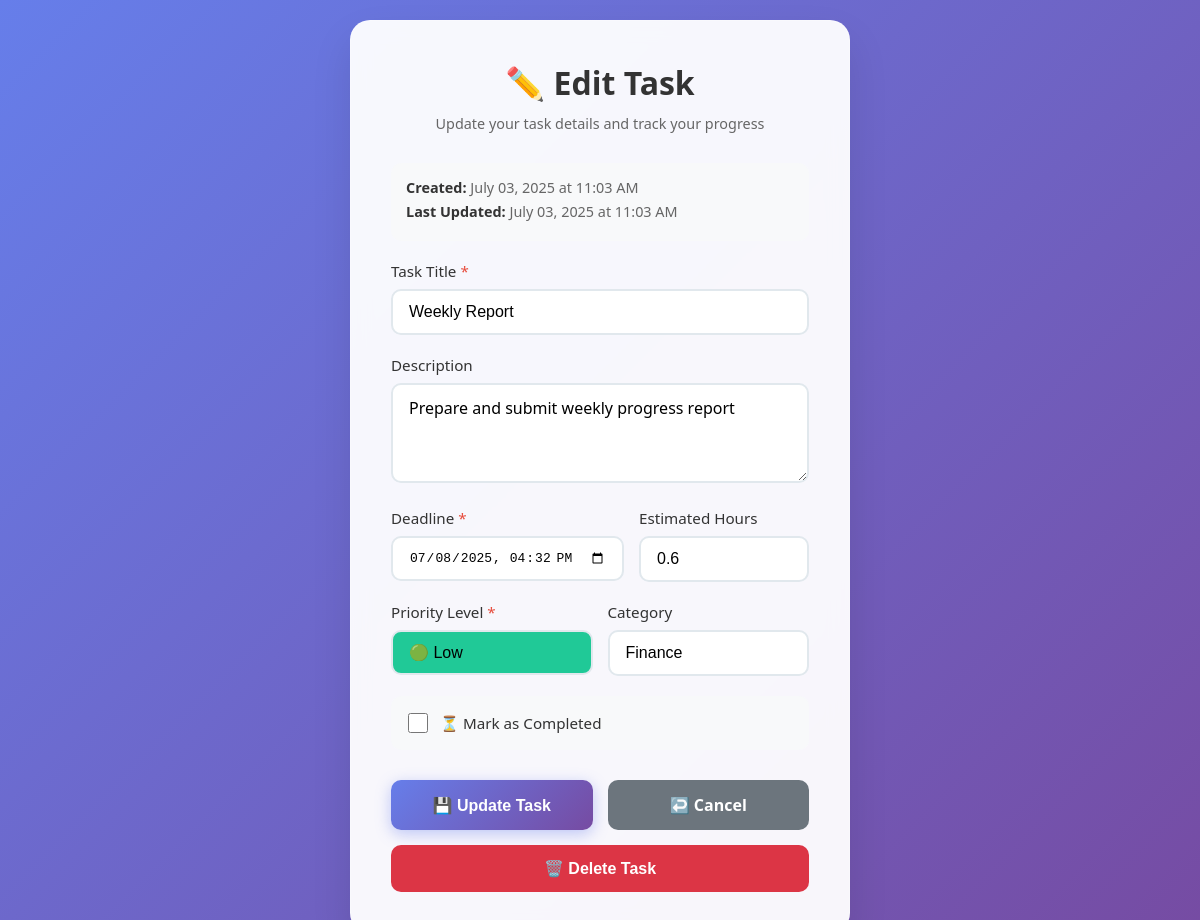
The page /tasks/2/edit (signed in) on the database its author committed.
### app/models.py (models this page shows)
class Task(db.Model):
    id = db.Column(db.Integer, primary_key=True)
    title = db.Column(db.String(200), nullable=False)
    description = db.Column(db.Text)
    deadline = db.Column(db.DateTime, nullable=False)
    priority = db.Column(db.Integer, default=3)  # 1-5
    category = db.Column(db.String(100))
    estimated_hours = db.Column(db.Float)
    completed = db.Column(db.Boolean, default=False)
    completed_at = db.Column(db.DateTime)
    created_at = db.Column(db.DateTime, default=datetime.utcnow)
    updated_at = db.Column(db.DateTime, default=datetime.utcnow, onupdate=datetime.utcnow)
    user_id = db.Column(db.Integer, db.ForeignKey('user.id'), nullable=False)
    smart_score = db.Column(db.Float, default=0)  # For AI scoring, not required but can be useful

### app/routes.py (the view, shortened to what this page needs)
@main.route('/tasks/<int:id>/edit', methods=['GET', 'POST'])
@login_required
def edit_task(id):
    task = Task.query.get_or_404(id)
    if task.user_id != current_user.id:
        flash('You can only edit your own tasks.', 'error')
        return redirect(url_for('main.tasks'))
    return render_template('edit_task.html', task=task)

### app/routes.py (called while the page is built)
@login_manager.user_loader
def load_user(user_id):
    return User.query.get(int(user_id))

### app/templates/edit_task.html (shortened to what this page needs)
<!DOCTYPE html>
<html lang="en">
<head>
</head>
<body>
    <div class="form-container">
        <div class="form-header">
            <h2>✏️ Edit Task</h2>
            <p>Update your task details and track your progress</p>
        </div>
        <div class="task-stats">
            <div><strong>Created:</strong> {{ task.created_at.strftime('%B %d, %Y at %I:%M %p') }}</div>
            <div><strong>Last Updated:</strong> {{ task.updated_at.strftime('%B %d, %Y at %I:%M %p') if task.updated_at else 'Never' }}</div>
        </div>
        <form method="POST" id="editTaskForm">
            <div class="form-group">
                <label for="title">Task Title <span class="required">*</span></label>
                <input type="text" id="title" name="title" value="{{ task.title }}" required placeholder="Enter task title...">
            </div>
            <div class="form-group">
                <label for="description">Description</label>
                <textarea id="description" name="description" placeholder="Add task description...">{{ task.description or '' }}</textarea>
            </div>
            <div class="form-row">
                <div class="form-group">
                    <label for="deadline">Deadline <span class="required">*</span></label>
                    <input type="datetime-local" id="deadline" name="deadline"
                           value="{{ task.deadline.strftime('%Y-%m-%dT%H:%M') }}" required>
                </div>
                <div class="form-group">
                    <label for="estimated_hours">Estimated Hours</label>
                    <input type="number" id="estimated_hours" name="estimated_hours"
                           value="{{ task.estimated_hours or '' }}"
                           step="0.5" min="0" max="999" placeholder="e.g., 2.5">
                </div>
            </div>
            <div class="form-row">
                <div class="form-group">
                    <label for="priority">Priority Level <span class="required">*</span></label>
                    <select id="priority" name="priority" class="priority-select" required>
                        {% for i in range(1, 6) %}
                            <option value="{{ i }}" {% if task.priority == i %}selected{% endif %}>
                                {% if i == 1 %}🔴 Critical
                                {% elif i == 2 %}🟠 High
                                {% elif i == 3 %}🟡 Medium
                                {% elif i == 4 %}🟢 Low
                                {% else %}🟣 Minimal
                                {% endif %}
                            </option>
                        {% endfor %}
                    </select>
                </div>
                <div class="form-group">
                    <label for="category">Category</label>
                    <input type="text" id="category" name="category"
                           value="{{ task.category or '' }}"
                           placeholder="e.g., Work, Personal, Study">
                </div>
            </div>
            <div class="form-group">
                <div class="checkbox-group">
                    <input type="checkbox" id="completed" name="completed"
                           {% if task.completed %}checked{% endif %}>
                    <label for="completed">
                        {% if task.completed %}
                            ✅ Task Completed
                        {% else %}
                            ⏳ Mark as Completed
                        {% endif %}
                    </label>
                </div>
            </div>
            <div class="form-actions">
                <button type="submit" class="btn btn-primary">
                    💾 Update Task
                </button>
                <a href="{{ url_for('main.tasks') }}" class="btn btn-secondary">
                    ↩️ Cancel
                </a>
            </div>
        </form>
        <form method="POST" action="{{ url_for('main.delete_task', id=task.id) }}"
              onsubmit="return confirm('Are you sure you want to delete this task? This action cannot be undone.')">
            <button type="submit" class="btn btn-danger">
                🗑️ Delete Task
            </button>
        </form>
    </div>
</body>
</html>

### app/templates/edit_task.html (style rules this page uses)
* { margin: 0; padding: 0; box-sizing: border-box; }
body { font-family: 'Segoe UI', Tahoma, Geneva, Verdana, sans-serif; background: linear-gradient(135deg, #667eea 0%, #764ba2 100%); min-height: 100vh; display: flex; justify-content: center; align-items: center; padding: 20px; }
.form-container { background: rgba(255, 255, 255, 0.95); backdrop-filter: blur(10px); padding: 40px; border-radius: 20px; box-shadow: 0 20px 40px rgba(0, 0, 0, 0.1); width: 100%; max-width: 500px; animation: slideUp 0.8s ease-out; border: 1px solid rgba(255, 255, 255, 0.2); }
.form-header { text-align: center; margin-bottom: 30px; }
.form-header h2 { color: #333; font-size: 2em; font-weight: 600; margin-bottom: 10px; }
.form-header p { color: #666; font-size: 0.9em; }
.form-group { margin-bottom: 20px; }
.form-group label { display: block; margin-bottom: 8px; color: #333; font-weight: 500; font-size: 0.95em; }
.required { color: #e74c3c; }
input[type="text"], input[type="datetime-local"], input[type="number"], textarea, select { width: 100%; padding: 12px 16px; border: 2px solid #e1e8ed; border-radius: 10px; font-size: 1em; transition: all 0.3s ease; background: white; }
textarea { resize: vertical; min-height: 100px; font-family: inherit; }
.priority-select { background-position: right 12px center; background-repeat: no-repeat; background-size: 16px; appearance: none; }
.checkbox-group { display: flex; align-items: center; padding: 15px; background: #f8f9fa; border-radius: 10px; border: 2px solid transparent; transition: all 0.3s ease; cursor: pointer; }
.checkbox-group input[type="checkbox"] { width: 20px; height: 20px; margin-right: 12px; cursor: pointer; accent-color: #667eea; }
.checkbox-group label { margin: 0; cursor: pointer; flex: 1; font-weight: 500; }
.form-actions { display: flex; gap: 15px; margin-top: 30px; }
.btn { flex: 1; padding: 14px 20px; border: none; border-radius: 10px; font-size: 1em; font-weight: 600; cursor: pointer; transition: all 0.3s ease; text-decoration: none; text-align: center; display: inline-flex; align-items: center; justify-content: center; gap: 8px; }
.btn-primary { background: linear-gradient(135deg, #667eea 0%, #764ba2 100%); color: white; box-shadow: 0 4px 15px rgba(102, 126, 234, 0.4); }
.btn-secondary { background: #6c757d; color: white; }
.btn-danger { background: #dc3545; color: white; width: 100%; margin-top: 15px; }
.form-row { display: grid; grid-template-columns: 1fr 1fr; gap: 15px; }
.priority-4 { background: #20c997; }
.task-stats { background: #f8f9fa; padding: 15px; border-radius: 10px; margin-bottom: 20px; font-size: 0.9em; color: #666; }
.task-stats div { margin-bottom: 5px; }
.task-stats strong { color: #333; }

### rows shown on the page
Task: created_at "July 03, 2025 at 11:03 AM", updated_at "July 03, 2025 at 11:03 AM", title "Weekly Report", description "Prepare and submit weekly progress report", deadline "07/08/2025 16:32", estimated_hours "0.6", priority "🟢 Low", category "Finance"
